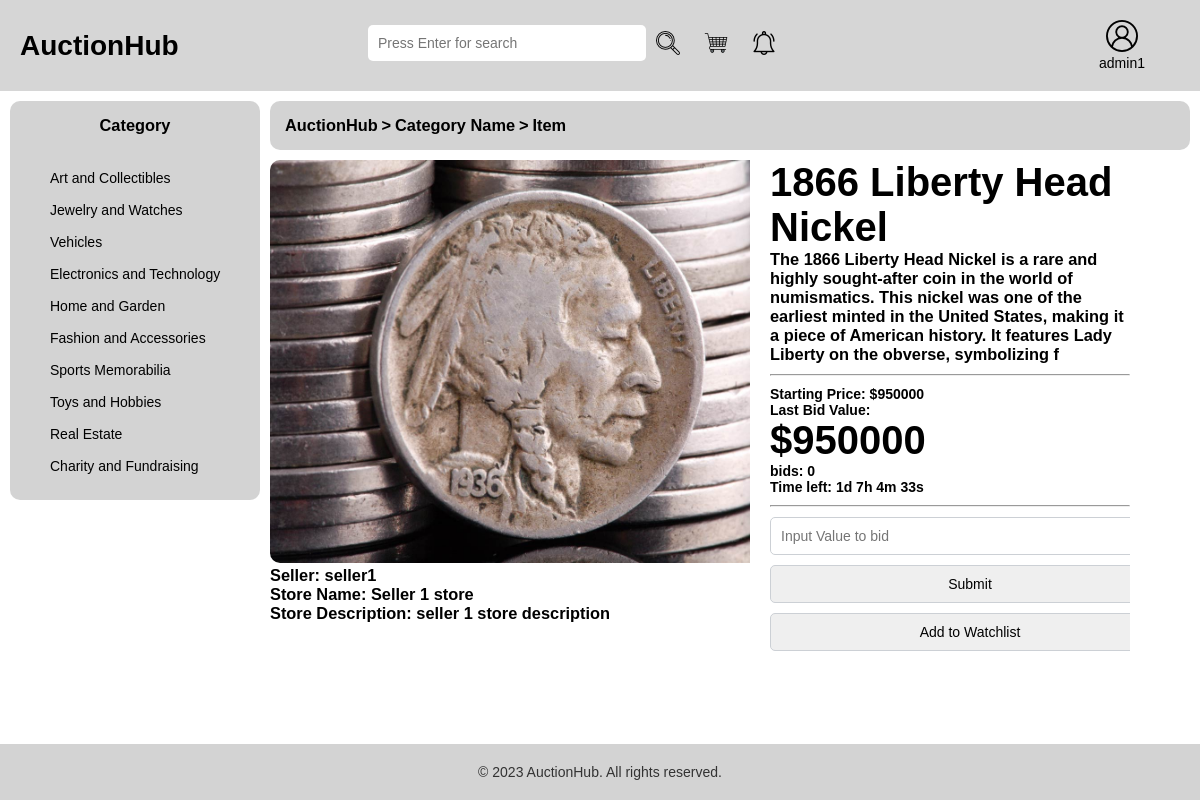
/item-details.php?item_id=7 (signed in), run on the app's committed database.
### tables this page shows
CREATE TABLE `category` (
  `category_id` int(11) NOT NULL,
  `category_name` varchar(100) NOT NULL,
  `category_description` varchar(255) NOT NULL
);

CREATE TABLE `item` (
  `item_id` int(11) NOT NULL,
  `item_name` varchar(100) NOT NULL,
  `item_description` varchar(255) NOT NULL,
  `image` varchar(255) NOT NULL,
  `numberOf_bids` int(11) NOT NULL,
  `price` int(11) NOT NULL,
  `end_date` datetime NOT NULL,
  `is_reported` int(11) NOT NULL,
  `seller_id` int(11) NOT NULL,
  `category_id` int(11) NOT NULL
);

CREATE TABLE `users` (
  `user_id` int(11) NOT NULL,
  `first_name` varchar(30) NOT NULL,
  `last_name` varchar(30) NOT NULL,
  `email` varchar(255) NOT NULL,
  `dob` date NOT NULL,
  `phone` varchar(20) NOT NULL,
  `gender` varchar(20) NOT NULL,
  `address` varchar(255) NOT NULL,
  `registration_date` date NOT NULL,
  `is_bidder` tinyint(4) NOT NULL,
  `is_seller` tinyint(4) NOT NULL,
  `is_admin` tinyint(4) NOT NULL,
  `password` varchar(255) NOT NULL
);

CREATE TABLE `seller` (
  `seller_id` int(11) NOT NULL,
  `store_name` varchar(100) NOT NULL,
  `store_description` varchar(255) NOT NULL,
  `store_address` varchar(255) NOT NULL,
  `user_id` int(11) NOT NULL
);

### item-details.php (the view, shortened to what this page needs)
<?php require_once('inc/config.php'); ?>
<?php
	$category = '';
	$sql = "SELECT * FROM category";
	$result = $con->query($sql);
	while($row = $result->fetch_assoc()){
		$category.= "<p><a href='index.php?category_id={$row['category_id']}'>{$row['category_name']}</a></p>";
		$category.= "<br>";
	}
	$sql = "SELECT * FROM item WHERE item_id={$_GET['item_id']}";
	$result = $con->query($sql);
	$item = $result->fetch_assoc();
	$sql = "SELECT first_name
			FROM users
			WHERE user_id = (SELECT s.user_id FROM item i, seller s WHERE i.seller_id = s.seller_id AND i.item_id={$_GET['item_id']}) ";
	$result = $con->query($sql);
	$user = $result ->fetch_assoc();
	$sql = "SELECT * FROM seller s, item i WHERE i.seller_id = s.seller_id AND i.item_id={$_GET['item_id']}";
	$result = $con->query($sql);
	$seller = $result ->fetch_assoc();
	$sql = "SELECT MIN(bid_value) AS min_bid
	FROM bidder_item
	WHERE item_id={$_GET['item_id']}";
	$result = $con->query($sql);
	$bid = $result ->fetch_assoc();
?>
<!DOCTYPE html>
<html>
<head>
	<link rel="stylesheet" type="text/css" href="css/main.css">
</head>
<body>
	<?php require_once('inc/header.php')?>
	<div class="content">
		<div class="side-bar">
			<h3>Category</h3>
			<?php echo $category ?>
		</div>
		<div class="top-bar">
			<h3><a href="index.php">AuctionHub</a></h3>
			<h3>></h3>
			<h3>Category Name</h3>
			<h3>></h3>
			<h3>Item</h3>
		</div>
		<div class="item-details">
			<div class="img-left">
				<?php echo "<img src='image/item/{$item["image"]}'>";?>
				<h3>Seller: <?php echo "{$user['first_name']}";?></h3>
				<h3>Store Name: <?php echo "{$seller['store_name']}";?></h3>
				<h3>Store Description: <?php echo "{$seller['store_description']}";?></h3>
			</div>
			<div class="details-right">
				<h1><?php echo "{$item['item_name']}";?></h1>
				<h3><?php echo "{$item['item_description']}";?></h3>
				<hr>
				<h4>Starting Price: $<?php echo "{$bid['min_bid']}";?></h4>
				<h4>Last Bid Value: <h1>$<?php echo "{$item['price']}";?></h1></h4>
				<h4>bids: <?php echo "{$item['numberOf_bids']}";?></h4>
				<h4 class="timer">Time left: </h4>
				<h4 class="timer" id="timer"></h4>
				<hr>
				<div class='btn-set'>
				<form action="update-bid-value.php?item_id=<?php echo $_GET['item_id']; ?>" method="post">
					<input type="text" name="bid_value" id="bid_value" placeholder = "Input Value to bid">
					<input type="submit" name="place_bid" class='btn1'>
				</form>
				<button class='btn2'>Add to Watchlist</button>
				</div>
			</div>
		</div>
	<?php require 'inc/footer.php'; ?>
</body>
</html>

### css/main.css (style rules this page uses)
* { margin: 0; padding: 0; box-sizing: border-box; text-decoration: none; color: black; }
body { font-family: Arial, "helvetica Neue", Helvetica, sans-serif; font-size: 14px; }
body { position: relative; min-height: 100vh; margin: 0; padding-bottom: 100px; }
.content { overflow: hidden; }
.content .side-bar { overflow: hidden; width: 250px; float: left; background-color: lightgray; border-radius: 10px; margin-right: 10px; text-align: center; padding: 10px; margin-left: 10px; margin-top: 10px; }
.content .side-bar p { text-align: left; margin-left: 30px; }
.content .top-bar { overflow: hidden; background-color: lightgray; padding: 15px; border-radius: 10px; margin-bottom: 10px; margin-top: 10px; margin-right: 10px; }
.content .top-bar h3 { display: inline; }
.content .side-bar h3 { margin-top: 5px; margin-bottom: 35px; }
.content .item-details { width: 100%; margin-right: 10px; }
.content .item-details .img-left { width: 40%; overflow: hidden; float: left; }
.content .item-details .img-left img { border-radius: 10px; width: 600px; }
.content .item-details .details-right { width: 30%; overflow: hidden; float: left; margin-left: 20px; }
.content .item-details .details-right h1 { font-size: 40px; }
.content .item-details .details-right h3 { margin-bottom: 5px; }
.content .item-details .details-right hr { margin-top: 10px; margin-bottom: 10px; }
.content .item-details .details-right input,.content .item-details .details-right button { width: 400px; padding: 10px; margin-bottom: 10px; font-size: 14px; border-radius: 5px; border: 1px solid #ccd0d5; display: block; }
.timer { display: inline; }

### data on the page
category: category_name "Art and Collectibles"
category: category_name "Jewelry and Watches"
category: category_name "Vehicles"
category: category_name "Electronics and Technology"
category: category_name "Home and Garden"
category: category_name "Fashion and Accessories"
category: category_name "Sports Memorabilia"
category: category_name "Toys and Hobbies"
category: category_name "Real Estate"
category: category_name "Charity and Fundraising"
item: image (picture), seller.store_name "Seller 1 store", seller.store_description "seller 1 store description", item_name "1866 Liberty Head Nickel", item_description "The 1866 Liberty Head Nickel is a rare and highly sought-after coin in the world of numismatics. This nickel was one of the earliest minted in the United States, making it a piece of American history. It features Lady Liberty on the obverse, symbolizing f", price "950000", numberOf_bids "0"
users: first_name "seller1"

### other printed values
$_SESSION['first_name'] "admin1"
$bid['min_bid'] "950000"
